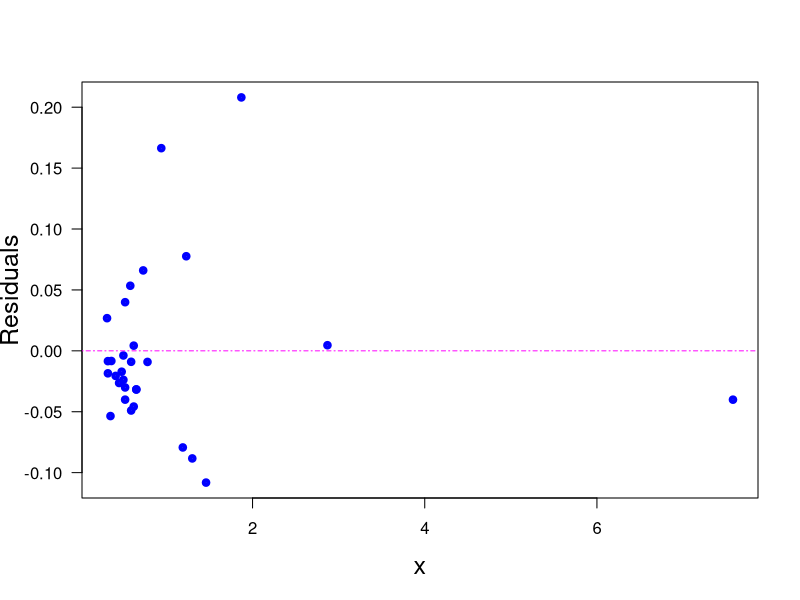

The R source for this figure:
print('file: MMnonlinearFit2Res.R')
# Michaelis-Menten: non-linear regression 
# ---------------------------------------------------
# data: II
  x = c(0.31, 0.32, 0.32, 0.35, 0.36, 0.41, 0.45, 0.48, 0.50, 0.50, 0.52, 0.52,
        0.52, 0.58, 0.59, 0.59,0.62, 0.62, 0.65, 0.65, 0.73, 0.78, 0.94, 1.19, 
        1.23, 1.30, 1.46, 1.87, 2.87, 7.58)
  y = c(0.57, 0.54, 0.55, 0.55, 0.61, 0.67, 0.72, 0.77, 0.81, 0.79, 0.80, 0.81,
        0.88, 0.97, 0.88, 0.92,0.97, 0.92, 0.97, 0.97, 1.16, 1.14, 1.48, 1.46, 
        1.65, 1.54, 1.64, 2.22, 2.48, 3.34)
n = length(x); print(c(n,'n sample size'))
alpha = 4 # true Vmax
beta  = 2 # true half-saturation constant K
# non-linear regression: you have to choose start values for model parameters
astart = 5; print(c(astart,'start value for alpha = Vmax'))
bstart = 3; print(c(bstart,'start value for beta = K'))
NLs = summary(nls(y ~ a*x/(x+b),start=list(a=astart,b=bstart)))
aNL = NLs$coefficients[1]; bNL = NLs$coefficients[2]
uaNL = NLs$coefficients[3]; ubNL = NLs$coefficients[4]
print(c('estimated alpha = ',round(aNL,2),'+-',round(uaNL,2)))
print(c('estimated  beta = ',round(bNL,2),'+-',round(ubNL,2)))
resNL = NLs$residuals
# residuals for non-linear regression for data set II
# png('MichaelisIIResNL210228.png',width=16,height=16,units='cm',res=300)
plot(x,resNL,type='p',lwd=4,col='blue',xlab='x',ylab='Residuals',las=1,cex=0.6,cex.lab=1.5)
abline(h=0,col='magenta',lty=4)
# dev.off()
